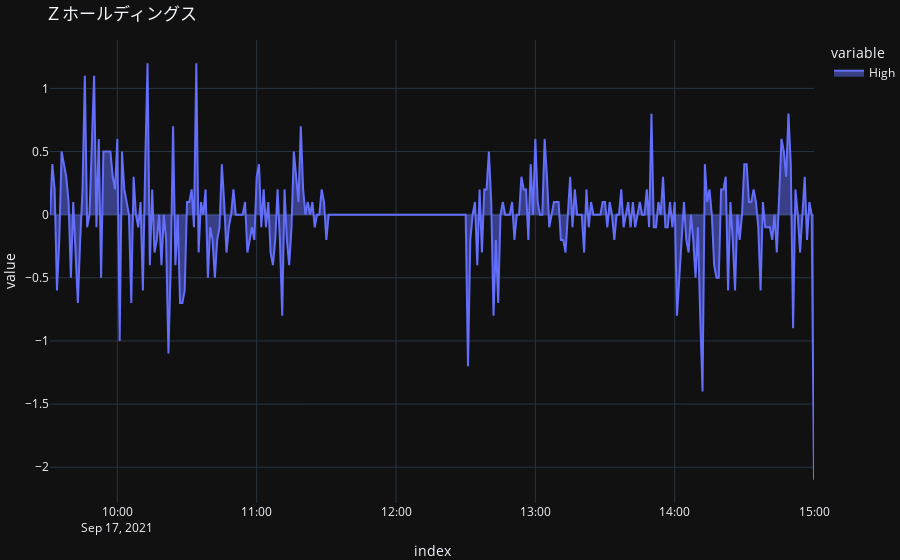

Notebook code cell kept with this figure:
### Markdown cell above
### area

### Code cell
df = CreateStockData(data, 'CurrentPrice', '1min').diff()
fig = px.area(df['High'], title=data.SymbolName[0] )
fig.update_layout(margin=dict(l=0, r=0, t=40, b=0),)
fig.show()

### Figure 1 — Plotly figure (JSON) as saved in the notebook; plotly's stock layout.template omitted (floating-point values rounded to 4 significant figures; data arrays with more than 128 entries replaced by an {"elided": "..."} marker saying what was removed)
{"data": [{"hovertemplate": "variable=High<br>index=%{x}<br>value=%{y}<extra></extra>", "legendgroup": "High", "line": {"color": "#636efa"}, "marker": {"symbol": "circle"}, "mode": "lines", "name": "High", "orientation": "v", "showlegend": true, "stackgroup": "1", "type": "scatter", "x": {"elided": "330 str values"}, "xaxis": "x", "y": {"elided": "330 float values"}, "yaxis": "y"}], "layout": {"autosize": true, "legend": {"title": {"text": "variable"}, "tracegroupgap": 0}, "margin": {"b": 0, "l": 0, "r": 0, "t": 40}, "title": {"text": "Ｚホールディングス"}, "xaxis": {"anchor": "y", "autorange": true, "domain": [0, 1], "range": ["2021-09-17 09:31", "2021-09-17 15:00"], "title": {"text": "index"}, "type": "date"}, "yaxis": {"anchor": "x", "autorange": true, "domain": [0, 1], "range": [-2.283, 1.383], "title": {"text": "value"}, "type": "linear"}}}
